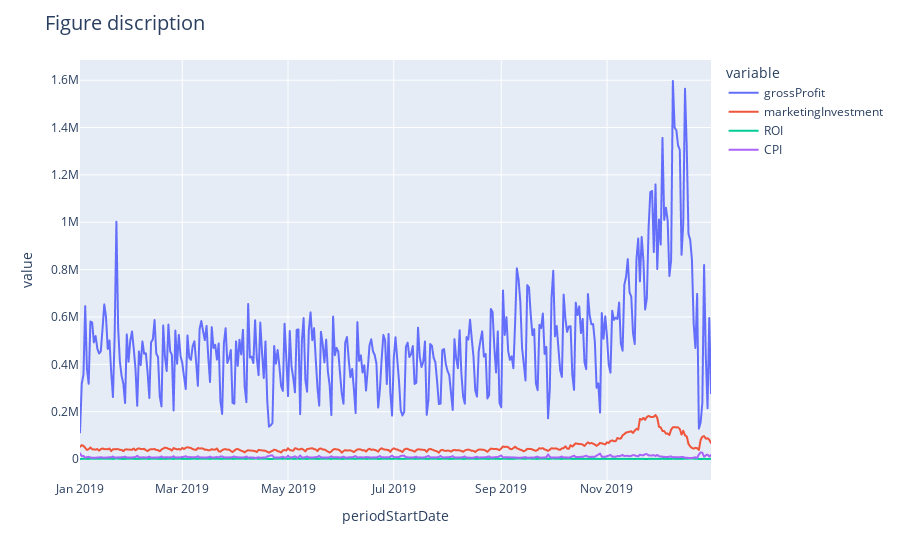

The cell this chart's notebook holds for it:
### Code cell
fig4 = group_data.plot(group_data, x = group_data.index, y = ['grossProfit','marketingInvestment','ROI','CPI'])
fig4.update_layout(title_text="Figure discription", title_font=dict(size=20))
fig4.update_layout(uniformtext_minsize=16, uniformtext_mode='hide')
fig4.show()

### Figure 1 — Plotly figure (JSON) as saved in the notebook; plotly's stock layout.template omitted (floating-point values rounded to 4 significant figures; data arrays with more than 128 entries replaced by an {"elided": "..."} marker saying what was removed)
{"data": [{"hovertemplate": "variable=grossProfit<br>periodStartDate=%{x}<br>value=%{y}<extra></extra>", "legendgroup": "grossProfit", "line": {"color": "#636efa", "dash": "solid"}, "mode": "lines", "name": "grossProfit", "showlegend": true, "type": "scattergl", "x": {"elided": "365 str values"}, "xaxis": "x", "y": {"elided": "365 float values"}, "yaxis": "y"}, {"hovertemplate": "variable=marketingInvestment<br>periodStartDate=%{x}<br>value=%{y}<extra></extra>", "legendgroup": "marketingInvestment", "line": {"color": "#EF553B", "dash": "solid"}, "mode": "lines", "name": "marketingInvestment", "showlegend": true, "type": "scattergl", "x": {"elided": "365 str values"}, "xaxis": "x", "y": {"elided": "365 float values"}, "yaxis": "y"}, {"hovertemplate": "variable=ROI<br>periodStartDate=%{x}<br>value=%{y}<extra></extra>", "legendgroup": "ROI", "line": {"color": "#00cc96", "dash": "solid"}, "mode": "lines", "name": "ROI", "showlegend": true, "type": "scattergl", "x": {"elided": "365 str values"}, "xaxis": "x", "y": {"elided": "365 float values"}, "yaxis": "y"}, {"hovertemplate": "variable=CPI<br>periodStartDate=%{x}<br>value=%{y}<extra></extra>", "legendgroup": "CPI", "line": {"color": "#ab63fa", "dash": "solid"}, "mode": "lines", "name": "CPI", "showlegend": true, "type": "scattergl", "x": {"elided": "365 str values"}, "xaxis": "x", "y": {"elided": "365 float values"}, "yaxis": "y"}], "layout": {"legend": {"title": {"text": "variable"}, "tracegroupgap": 0}, "margin": {"t": 60}, "title": {"font": {"size": 20}, "text": "Figure discription"}, "uniformtext": {"minsize": 16, "mode": "hide"}, "xaxis": {"anchor": "y", "domain": [0, 1], "title": {"text": "periodStartDate"}}, "yaxis": {"anchor": "x", "domain": [0, 1], "title": {"text": "value"}}}}
